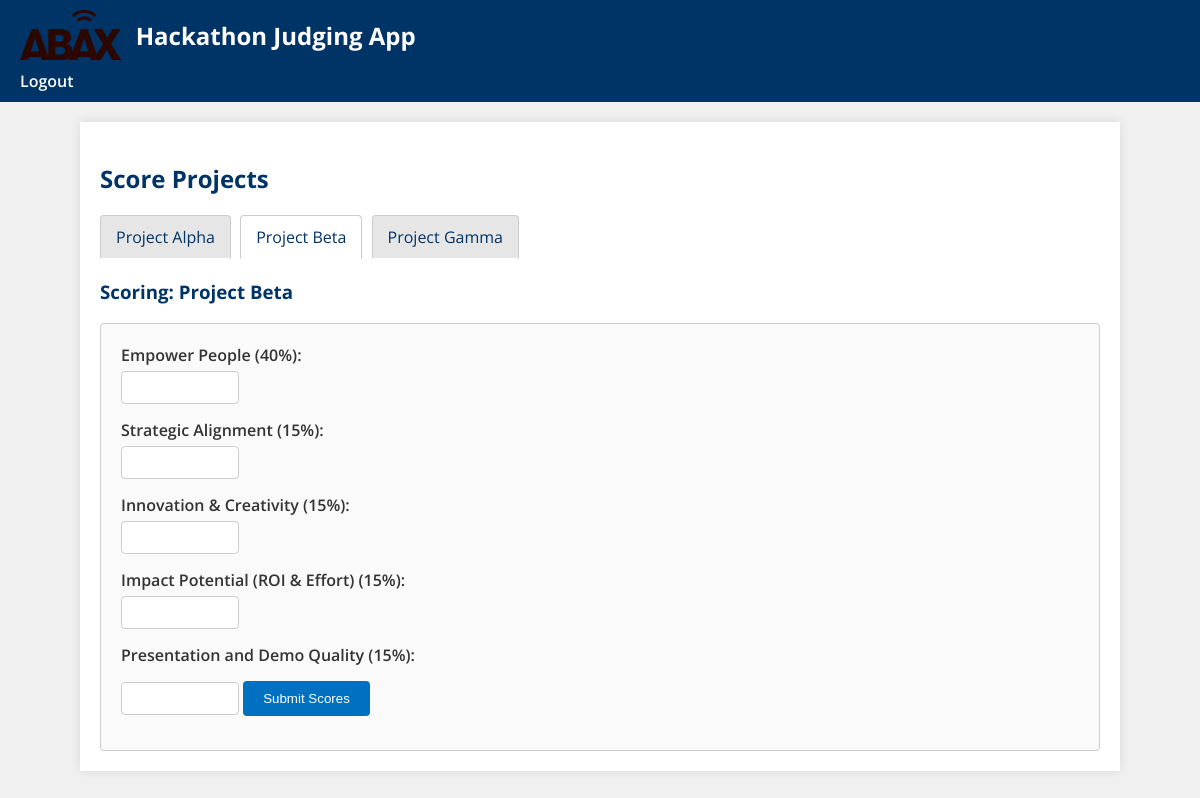
/score/2 (signed in), run on the app's committed database.
### models.py (models this page shows)
class Project(db.Model):
    __tablename__ = 'projects'
    id = db.Column(db.Integer, primary_key=True)
    name = db.Column(db.String(150), unique=True, nullable=False)

class Criteria(db.Model):
    __tablename__ = 'criteria'
    id = db.Column(db.Integer, primary_key=True)
    name = db.Column(db.String(150), nullable=False)

### app.py (the view, shortened to what this page needs)
@app.route('/score/<int:project_id>', methods=['GET', 'POST'])
@login_required
def score(project_id):
    if current_user.is_admin:
        flash('Admins cannot score projects.')
        return redirect(url_for('summary'))
    project = Project.query.get_or_404(project_id)
    criteria = Criteria.query.all()
    all_projects = Project.query.all()
    existing_scores = {score.criterion_id: score.score for score in Score.query.filter_by(
        judge_id=current_user.id,
        project_id=project.id
    ).all()}
    existing_scores = {score.criterion_id: score.score for score in Score.query.filter_by(
        judge_id=current_user.id,
        project_id=project.id
    ).all()}
    return render_template('score.html', project=project, criteria=criteria, existing_scores=existing_scores, all_projects=all_projects)

### app.py (called while the page is built)
@login_manager.user_loader
def load_user(user_id):
    return Judge.query.get(int(user_id))

### templates/score.html (shortened to what this page needs)
{% extends "base.html" %}
{% block content %}
<h2>Score Projects</h2>
<nav class="project-tabs">
    {% for proj in all_projects %}
        {% if proj.id == project.id %}
            <a href="{{ url_for('score', project_id=proj.id) }}" class="active">{{ proj.name }}</a>
        {% else %}
            <a href="{{ url_for('score', project_id=proj.id) }}">{{ proj.name }}</a>
        {% endif %}
    {% endfor %}
</nav>
<h3>Scoring: {{ project.name }}</h3>
<form method="POST">
    {% for criterion in criteria %}
        <label>{{ criterion.name }}:</label>
        <input type="number" name="score_{{ criterion.id }}" min="1" max="10" required value="{{ existing_scores.get(criterion.id, '') }}">
    {% endfor %}
    <input type="submit" name="submit_scores" value="Submit Scores">
</form>
{% endblock %}

### static/style.css (style rules this page uses)
body { font-family: 'Open Sans', Arial, sans-serif; margin: 0; background-color: #F0F0F0; color: #333; }
h2, h3 { color: #003366; }
label { display: inline-block; width: 200px; margin-bottom: 10px; font-weight: 600; }
input[type="text"], input[type="password"], input[type="number"] { width: 300px; padding: 8px; border: 1px solid #CCC; border-radius: 4px; }
input[type="number"] { width: 80px; }
input[type="submit"] { padding: 10px 20px; background-color: #0070C0; color: #FFFFFF; border: none; border-radius: 4px; cursor: pointer; }
nav.project-tabs { margin-bottom: 20px; }
nav.project-tabs a { display: inline-block; padding: 10px 15px; margin-right: 5px; background-color: #E6E6E6; color: #003366; text-decoration: none; border-radius: 4px 4px 0 0; border: 1px solid #CCC; border-bottom: none; }
nav.project-tabs a.active, nav.project-tabs a:hover { background-color: #FFFFFF; color: #003366; border-bottom: 1px solid #FFFFFF; }
nav.project-tabs a:last-child { margin-right: 0; }
form { background-color: #FAFAFA; padding: 20px; border-radius: 4px; border: 1px solid #CCC; }
form label { width: auto; display: block; margin-bottom: 5px; }
form input[type="number"] { width: 100px; margin-bottom: 15px; }
form input[type="submit"] { margin-top: 10px; }

### data on the page
Project: name "Project Alpha"
Project: name "Project Beta"
Project: name "Project Gamma"
Criteria: name "Empower People (40%)"
Criteria: name "Strategic Alignment (15%)"
Criteria: name "Innovation & Creativity (15%)"
Criteria: name "Impact Potential (ROI & Effort) (15%)"
Criteria: name "Presentation and Demo Quality (15%)"
